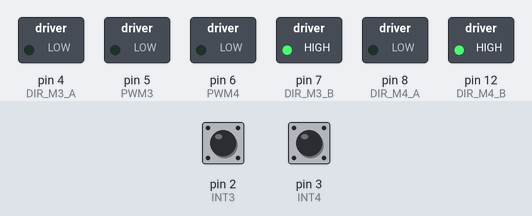
A sketch run on a simulated Arduino Uno, built with avr-gcc and run on an emulated ATmega328P. Parts: switched loads named in the sketch (green lamp = pin HIGH). Inputs (shaded band) come from the test bench; at power-on: pin 2 (INT3) HIGH, pin 3 (INT4) HIGH. What the sketch prints to the serial monitor is not drawn.

Above: at 0.1 s.
Timing chart, 0 to 1.6 s (numbered marks = the images above):
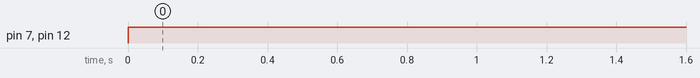

Measured:
- by itself, pin 7 (DIR_M3_B), pin 12 (DIR_M4_B): LOW → HIGH at 0.00 s

The sketch:

Dos_R3.ino
```cpp
//#define enableTest

volatile long encoder3 = 0;
volatile long encoder4 = 0;

struct DatosVelocidades {
  byte v3;
  byte v4;
  bool dir3;
  bool dir4;
};

struct DatosEncoders {
  long e3;
  long e4;
};

DatosVelocidades dv;
DatosEncoders de;

// CONTROL INTERRUPTS EN ENVIO
bool ACCESS = false;

void setup() {
  setupI2C();
  setupMotor();
}

void loop() {
  if(ACCESS) {
    noInterrupts();
    resetE3();
    resetE4();
    interrupts();
    ACCESS = false;
  }
  setMotor(dv);
  //Serial.println(getE3());
  delay(10);
}
```

I2C_Comm.ino
```cpp
#include <Wire.h>

#define SLAVE_ADDR 67

// Variables volátiles porque cambian dentro de una interrupción
volatile bool nuevoMensaje = false;
String mensajeRecibido = "";

void testI2C() {
  // El loop se encarga de imprimir de forma segura fuera de la interrupción
  if (nuevoMensaje) {
    Serial.print("Mensaje recibido: ");
    Serial.println(mensajeRecibido);
    nuevoMensaje = false; // Resetear bandera
  }
}

void setupI2C() {
  Serial.begin(9600);
  Wire.begin(SLAVE_ADDR);
  #ifdef enableTest
  Wire.onReceive(recibirEvento);
  Wire.onRequest(enviarEvento);
  #else
  Wire.onReceive(recvI2C);
  Wire.onRequest(sendI2C);
  #endif
  Serial.println("Esclavo listo");
}

void recvI2C(int numBytes) {
  Wire.readBytes((byte*)&dv, sizeof(dv));
}

void sendI2C() {
  DatosEncoders envio;

  envio.e3 = encoder3;
  envio.e4 = encoder4;
  encoder3 = 0;
  encoder4 = 0;

  Wire.write((byte*)&envio, sizeof(envio));
}

void recibirEvento(int bytes) {
  mensajeRecibido = "";
  while (Wire.available()) {
    char c = Wire.read();
    mensajeRecibido += c;
  }
  nuevoMensaje = true; // Avisamos al loop que hay trabajo que hacer
}

void enviarEvento() {
  // Aquí devolvemos los datos rápido sin usar Serial.print
  Wire.write("Hola A");
}
```

motor.ino
```cpp
// ========================
// PWM MOTORES ESCLAVO
// ========================
#define PWM3 5
#define PWM4 6

// ========================
// ENCODERS ESCLAVO
// ========================
#define INT3 2
#define INT4 3

// ========================
// BOTÓN START
// ========================
#define BOTON_START 13

// ========================
// ESTADO
// ========================
bool robotActivo = false;
bool ultimoEstadoBoton = HIGH;

// ========================
// DIRECCIÓN MOTORES ESCLAVO
// ========================
#define DIR_M3_A 4
#define DIR_M3_B 7
#define DIR_M4_A 8
#define DIR_M4_B 12

// ========================
// VELOCIDADES
// ========================
int vel3 = 0;
int vel4 = 0;

// ========================
// ISR (Interrupciones)
// ========================
void isr3() {
  encoder3++;
}
void isr4() {
  encoder4++;
}

long getE3() {
  return encoder3;
}

long getE4() {
  return encoder4;
}

void resetE3() {
  encoder3 = 0;
}

void resetE4() {
  encoder4 = 0;
}


void test1() {
  analogWrite(PWM3, 255);
  analogWrite(PWM3, 255);

  // F1
  digitalWrite(DIR_M3_A, HIGH);
  digitalWrite(DIR_M3_B, LOW);
  delay(1000);

  // R1
  digitalWrite(DIR_M3_A, LOW);
  digitalWrite(DIR_M3_B, HIGH);
  delay(1000);

  // F2
  digitalWrite(DIR_M3_B, LOW);
  digitalWrite(DIR_M4_A, HIGH);
  digitalWrite(DIR_M4_B, LOW);
  delay(1000);

  // R2
  digitalWrite(DIR_M4_A, LOW);
  digitalWrite(DIR_M4_B, HIGH);
  delay(1000);

  // Parar todo
  digitalWrite(DIR_M3_A, LOW);
  digitalWrite(DIR_M3_B, LOW);
  digitalWrite(DIR_M4_A, LOW);
  digitalWrite(DIR_M4_B, LOW);

  delay(2000);

  // Todos adelante
  digitalWrite(DIR_M3_A, HIGH);
  digitalWrite(DIR_M3_B, LOW);

  digitalWrite(DIR_M4_A, HIGH);
  digitalWrite(DIR_M4_B, LOW);

  delay(1000);

  // Todos atrás
  digitalWrite(DIR_M3_A, LOW);
  digitalWrite(DIR_M3_B, HIGH);

  digitalWrite(DIR_M4_A, LOW);
  digitalWrite(DIR_M4_B, HIGH);

  delay(1000);

  // Parar
  digitalWrite(DIR_M3_A, LOW);
  digitalWrite(DIR_M3_B, LOW);
  digitalWrite(DIR_M4_A, LOW);
  digitalWrite(DIR_M4_B, LOW);
}

void setupMotor() {

  attachInterrupt(digitalPinToInterrupt(INT3), isr3, FALLING);
  attachInterrupt(digitalPinToInterrupt(INT4), isr4, FALLING);

  // PWM
  pinMode(PWM3, OUTPUT);
  pinMode(PWM4, OUTPUT);

  // Motores apagados al inicio
  analogWrite(PWM3, 0);
  analogWrite(PWM4, 0);

  // DIRECCIONES
  pinMode(DIR_M3_A, OUTPUT);
  pinMode(DIR_M3_B, OUTPUT);
  pinMode(DIR_M4_A, OUTPUT);
  pinMode(DIR_M4_B, OUTPUT);

  digitalWrite(DIR_M3_A, LOW);
  digitalWrite(DIR_M3_B, LOW);
  digitalWrite(DIR_M4_A, LOW);
  digitalWrite(DIR_M4_B, LOW);
}

void setMotor(DatosVelocidades act) {
  analogWrite(PWM3, act.v3);
  analogWrite(PWM4, act.v4);

  if (act.dir3 == true) {
    digitalWrite(DIR_M3_A, HIGH);
    digitalWrite(DIR_M3_B, LOW);
  } else {
    digitalWrite(DIR_M3_A, LOW);
    digitalWrite(DIR_M3_B, HIGH);
  }

  if (act.dir4 == true) {
    digitalWrite(DIR_M4_A, HIGH);
    digitalWrite(DIR_M4_B, LOW);
  } else {
    digitalWrite(DIR_M4_A, LOW);
    digitalWrite(DIR_M4_B, HIGH);
  }
}
```
